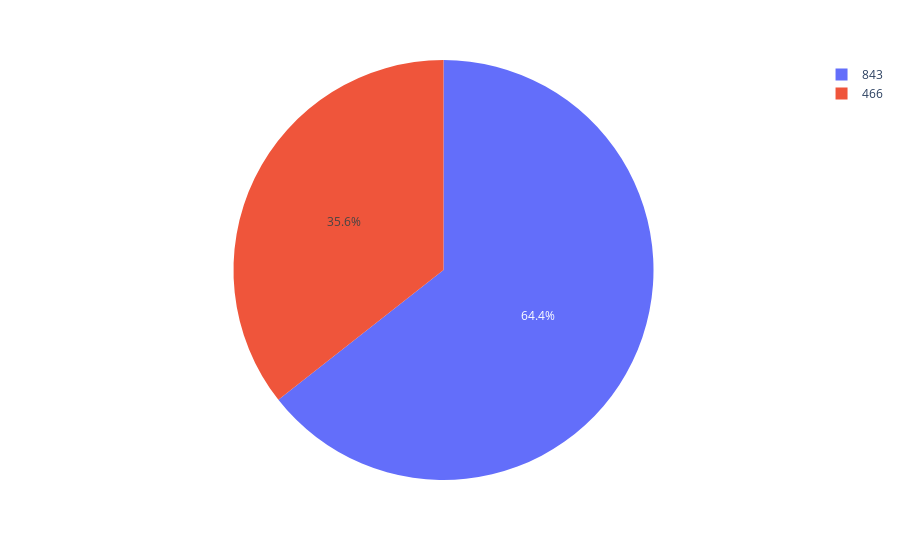

The notebook cell this image was saved under:
### Code cell
import plotly.express as px
fig = px.pie(titanic['sex'].value_counts(), values='sex',names='sex')
fig.show()

### Figure 1 — Plotly figure (JSON) as saved in the notebook; plotly's stock layout.template omitted (floating-point values rounded to 4 significant figures)
{"data": [{"domain": {"x": [0, 1], "y": [0, 1]}, "hovertemplate": "sex=%{value}<extra></extra>", "labels": [843, 466], "legendgroup": "", "name": "", "showlegend": true, "type": "pie", "values": [843, 466]}], "layout": {"legend": {"tracegroupgap": 0}, "margin": {"t": 60}}}
